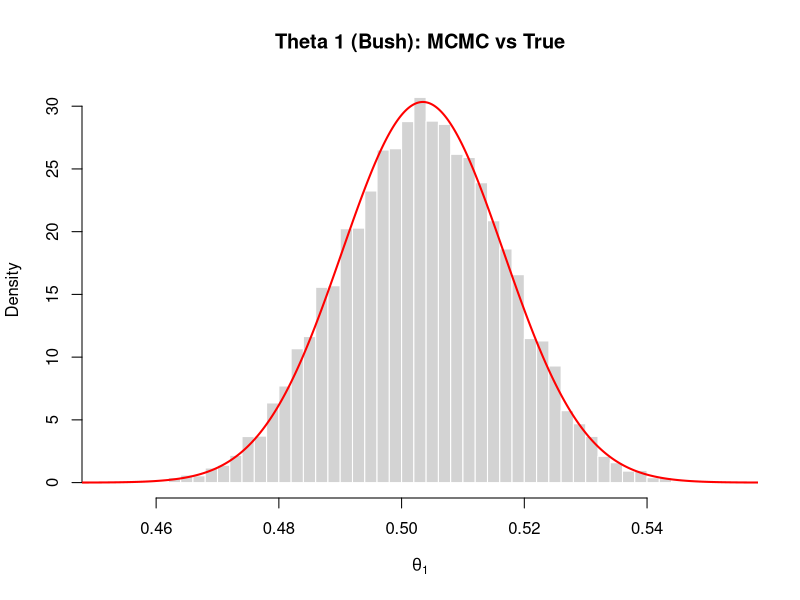
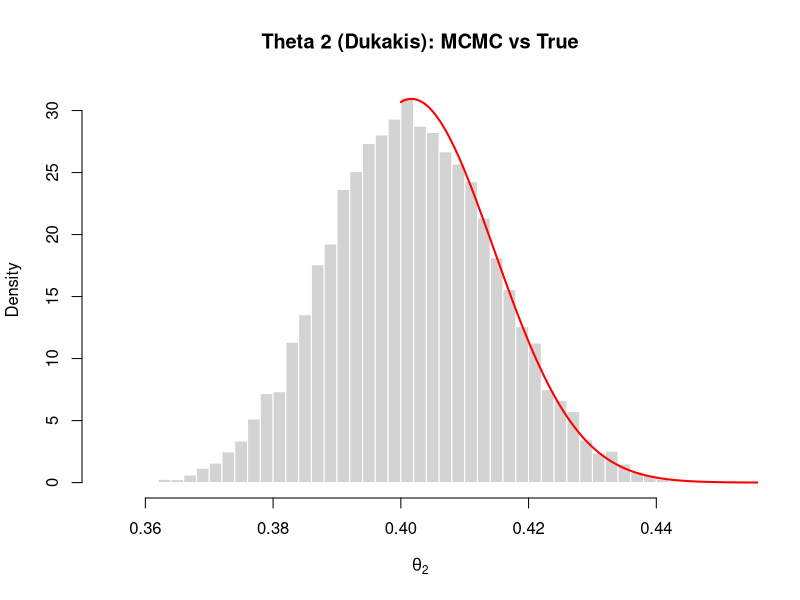

Write R code to recreate these figures, in order.
## ---- chunk 1
library(tidyverse)
set.seed(123)
y1 <- 727   
y2 <- 580   
y3 <- 136   
n  <- y1 + y2 + y3 
alpha_post <- c(y1 + 1, y2 + 1, y3 + 1)
alpha_sum <- sum(alpha_post)
post_mean <- alpha_post / alpha_sum
## ---- chunk 2
log_posterior <- function(theta1, theta2) {
  theta3 <- 1 - theta1 - theta2
  if (theta1 <= 0 | theta2 <= 0 | theta3 <= 0) return(-Inf)
  (alpha_post[1]-1)*log(theta1) +
    (alpha_post[2]-1)*log(theta2) +
    (alpha_post[3]-1)*log(theta3)
}

metropolis <- function(n_iter = 50000, sigma = 0.01) {
  samples <- matrix(NA, nrow = n_iter, ncol = 2)
  
  theta_cur <- c(y1/n, y2/n)
  log_p_cur <- log_posterior(theta_cur[1], theta_cur[2])
  accept_count <- 0
  
  for (i in seq_len(n_iter)) {
    theta_prop <- theta_cur + rnorm(2, 0, sigma)
    log_p_prop <- log_posterior(theta_prop[1], theta_prop[2])
    
    log_ratio <- log_p_prop - log_p_cur
    
    if (!is.na(log_ratio) && log(runif(1)) < log_ratio) {
      theta_cur  <- theta_prop
      log_p_cur  <- log_p_prop
      accept_count <- accept_count + 1
    }
    samples[i, ] <- theta_cur
  }
  
  accept_rate <- accept_count / n_iter
  return(list(
    samples = samples,
    accept_rate = accept_rate
  ))
}
## ---- chunk 3
mcmc_result <- metropolis(n_iter = 51000, sigma = 0.012)

raw_samples <- mcmc_result$samples      
acc_rate <- mcmc_result$accept_rate   
samples     <- raw_samples[1001:51000, ]   
theta1_mcmc <- samples[, 1]
theta2_mcmc <- samples[, 2]
diff_mcmc   <- theta1_mcmc - theta2_mcmc
acc_rate
## ---- chunk 4
hist(theta1_mcmc, breaks=50, freq=FALSE, border="white",
     main="Theta 1 (Bush): MCMC vs True", xlab=expression(theta[1]))
x_val <- seq(0.4, 0.6, length.out=1000)
lines(x_val, dbeta(x_val, 728, 718), col="red", lwd=2)

hist(theta2_mcmc, breaks=50, freq=FALSE, border="white",
     main="Theta 2 (Dukakis): MCMC vs True", xlab=expression(theta[2]))
lines(x_val, dbeta(x_val, 581, 865), col="red", lwd=2)
## ---- chunk 5
prob_bush_wins <- mean(theta1_mcmc > theta2_mcmc)
print(paste("Probability Bush wins:", prob_bush_wins))
prob_margin_10 <- mean(diff_mcmc > 0.1)
print(paste("Probability margin > 0.1:", prob_margin_10))

prob_margin_20 <- mean(diff_mcmc > 0.2)
print(paste("Probability margin > 0.2:", prob_margin_20))
